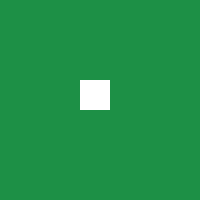
Frame 1 (no input)
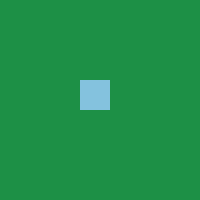
Frame 60 (the mouse pressed at the canvas centre just before this capture)
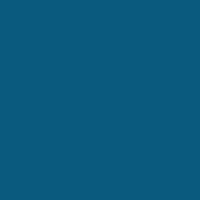
Frame 120 (the mouse held since frame 60 and released just before this capture)

The Processing sketch that drew these frames (run headless with seeded random() and noise(); from frame 60 on, the mouse is pressed at the canvas centre):

// Processing sketch: processing_97334
// ── processing_97334.pde

void setup (){
  size (200,200);
  background (#84EDA9);
noStroke ();
}
   
void draw (){
  int x = mouseX;
  int y = mouseY;
   background(#1D9046);
  rect (80,80,30,30);
  fill (#84C2DE);
  {
  if (x>=85 && x<=115 && y>=85 && y<=115)
  background (#0A5A7E);
}
}
